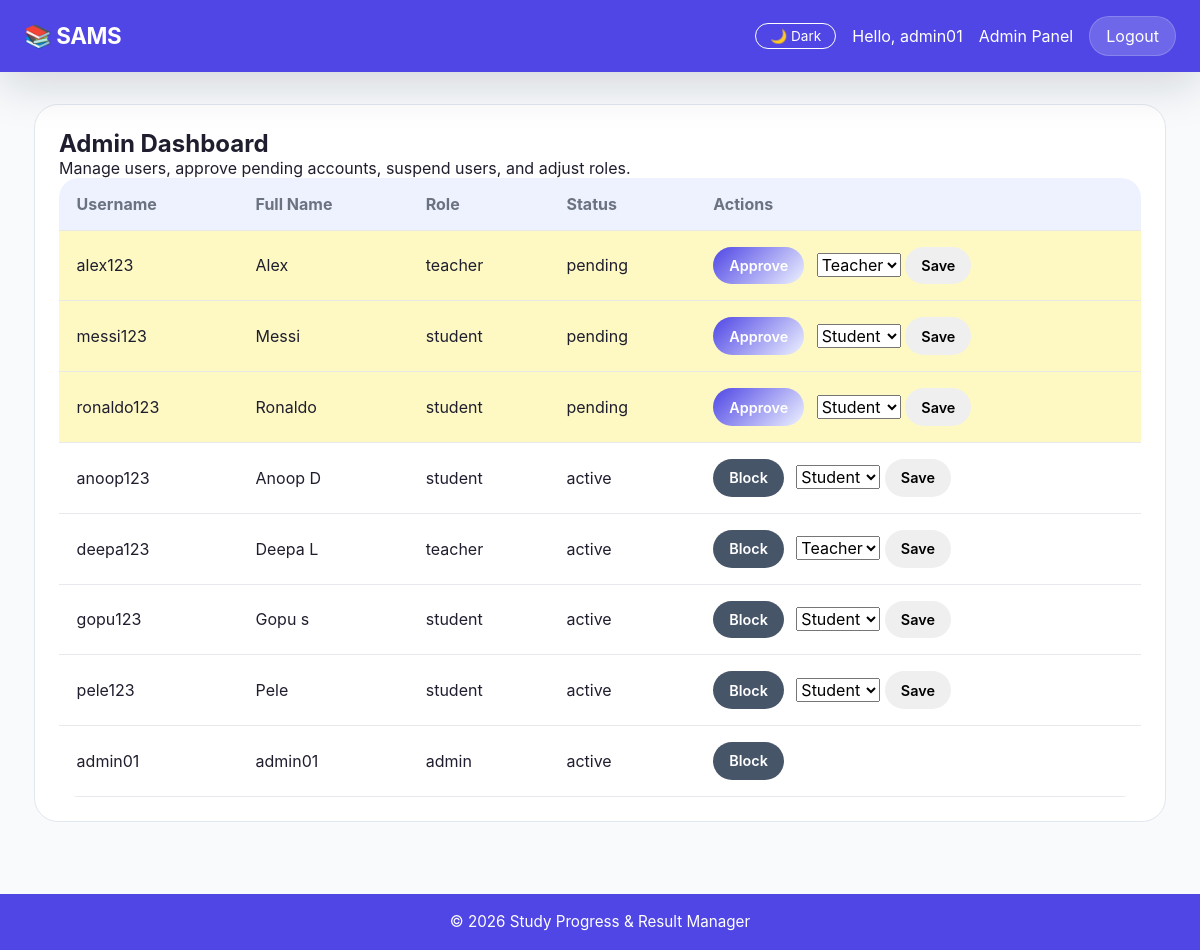
/admin (signed in), run on an earlier commit of the app's database.
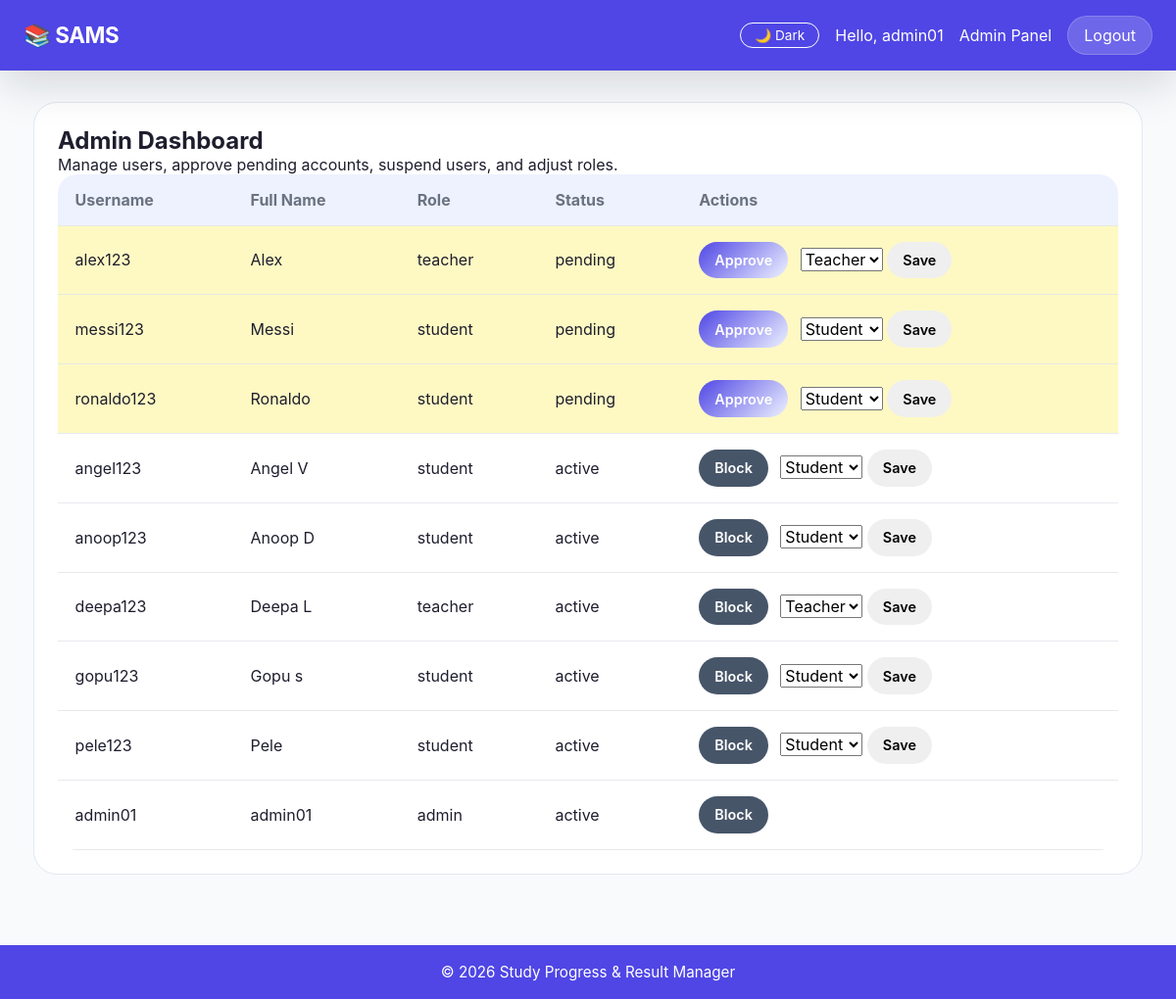
And on a later commit of the database.
### tables this page shows
CREATE TABLE "users" (
                id INTEGER PRIMARY KEY AUTOINCREMENT,
                username TEXT UNIQUE NOT NULL,
                password TEXT NOT NULL,
                role TEXT NOT NULL CHECK(role IN ('teacher', 'student', 'admin')),
                full_name TEXT NOT NULL,
                status TEXT NOT NULL CHECK(status IN ('pending', 'active', 'blocked')) DEFAULT 'pending',
                department TEXT,
                created_at TIMESTAMP DEFAULT CURRENT_TIMESTAMP
            , theme VARCHAR(10) DEFAULT 'light');

### app.py (the view)
@app.route('/admin')
@login_required
@admin_required
def admin_dashboard():
    conn = get_db_connection()
    users = conn.execute('''
        SELECT * FROM users
        ORDER BY CASE status WHEN 'pending' THEN 0 WHEN 'active' THEN 1 WHEN 'blocked' THEN 2 ELSE 3 END, full_name
    ''').fetchall()
    conn.close()
    return render_template('admin_dashboard.html', users=users)

### app.py (called while the page is built)
def login_required(f):
    @wraps(f)
    def decorated_function(*args, **kwargs):
        if 'user_id' not in session:
            flash('Please log in to access this page.', 'error')
            return redirect(url_for('login'))
        return f(*args, **kwargs)
    return decorated_function

def admin_required(f):
    @wraps(f)
    def decorated_function(*args, **kwargs):
        if session.get('role') != 'admin':
            flash('Access denied', 'error')
            return redirect(url_for('home'))
        return f(*args, **kwargs)
    return decorated_function

@app.context_processor
def inject_current_user():
    return {'current_user': CurrentUser(session)}

    @property
    def is_authenticated(self):
        return bool(self.id)

### database.py (called while the page is built)
def get_db_connection():
    conn = sqlite3.connect(DATABASE)
    conn.row_factory = sqlite3.Row  # This lets us access columns by name
    return conn

### templates/admin_dashboard.html (shortened to what this page needs)
{% extends 'base.html' %}
{% block content %}
<div class="card">
    <h2>Admin Dashboard</h2>
    <p>Manage users, approve pending accounts, suspend users, and adjust roles.</p>
    <table class="data-table">
        <thead>
            <tr>
                <th>Username</th>
                <th>Full Name</th>
                <th>Role</th>
                <th>Status</th>
                <th>Actions</th>
            </tr>
        </thead>
        <tbody>
            {% for user in users %}
                <tr class="{% if user['status'] == 'pending' %}pending-row{% elif user['status'] == 'blocked' %}blocked-row{% endif %}">
                    <td>{{ user['username'] }}</td>
                    <td>{{ user['full_name'] }}</td>
                    <td>{{ user['role'] }}</td>
                    <td>{{ user['status'] }}</td>
                    <td>
                        {% if user['status'] == 'pending' %}
                            <form method="POST" action="{{ url_for('admin_approve', user_id=user['id']) }}" style="display:inline-block; margin-right:0.5rem;">
                                <button type="submit" class="btn btn-small btn-primary">Approve</button>
                            </form>
                        {% elif user['status'] == 'active' %}
                            <form method="POST" action="{{ url_for('admin_block', user_id=user['id']) }}" style="display:inline-block; margin-right:0.5rem;">
                                <button type="submit" class="btn btn-small btn-secondary">Block</button>
                            </form>
                        {% elif user['status'] == 'blocked' %}
                            <form method="POST" action="{{ url_for('admin_approve', user_id=user['id']) }}" style="display:inline-block; margin-right:0.5rem;">
                                <button type="submit" class="btn btn-small btn-primary">Unblock</button>
                            </form>
                        {% endif %}
                        {% if user['role'] != 'admin' %}
                            <form method="POST" action="{{ url_for('admin_set_role', user_id=user['id']) }}" style="display:inline-block; vertical-align: top;">
                                <select name="role">
                                    <option value="student" {% if user['role'] == 'student' %}selected{% endif %}>Student</option>
                                    <option value="teacher" {% if user['role'] == 'teacher' %}selected{% endif %}>Teacher</option>
                                </select>
                                <button type="submit" class="btn btn-small">Save</button>
                            </form>
                        {% endif %}
                    </td>
                </tr>
            {% endfor %}
        </tbody>
    </table>
</div>
{% endblock %}

### templates/base.html (shortened to what this page needs)
<!DOCTYPE html>
<html lang="en">
<head>
    <link rel="stylesheet" href="{{ url_for('static', filename='style.css') }}">
</head>
<body class="{{ current_user.theme if current_user.is_authenticated else 'light' }}">
    <nav class="navbar">
        <div class="nav-brand">
            <a href="{{ url_for('home') }}">📚 SAMS</a>
        </div>
        <div class="nav-links">
            {% if current_user.is_authenticated %}
                <form action="{{ url_for('toggle_theme') }}" method="POST" style="display:inline;">
                  <button type="submit" class="theme-toggle">
                    {% if current_user.theme == 'dark' %}☀️ Light{% else %}🌙 Dark{% endif %}
                  </button>
                </form>
                <span class="welcome-text">Hello, {{ session.get('full_name') }}</span>
                {% if session.get('role') == 'teacher' %}
                    <a href="{{ url_for('teacher_dashboard') }}">Dashboard</a>
                    <a href="{{ url_for('enter_marks') }}">Enter Marks</a>
                    <a href="{{ url_for('assign_task') }}">Assign Task</a>
                {% elif session.get('role') == 'student' %}
                    <a href="{{ url_for('student_dashboard') }}">Dashboard</a>
                    <a href="{{ url_for('add_study_log') }}">Log Study</a>
                    <a href="{{ url_for('view_results') }}">My Results</a>
                {% elif session.get('role') == 'admin' %}
                    <a href="{{ url_for('admin_dashboard') }}">Admin Panel</a>
                {% endif %}
                <a href="{{ url_for('logout') }}" class="btn-logout">Logout</a>
            {% else %}
                <a href="{{ url_for('login') }}">Login</a>
                <a href="{{ url_for('register') }}">Register</a>
            {% endif %}
        </div>
    </nav>
    <main class="container">
        {% block content %}{% endblock %}
    </main>
    <footer>
        <p>&copy; 2026 Study Progress & Result Manager</p>
    </footer>
</body>
</html>

### static/style.css (style rules this page uses)
* { margin: 0; padding: 0; box-sizing: border-box; }
:root { --bg: #f8fafc; --card-bg: #ffffff; --text: #1e1e2e; --text-muted: #6b7280; --border: #e2e8f0; --primary: #4f46e5; --primary-light: #eef2ff; --navbar-bg: #4f46e5; --navbar-text: #ffffff; --input-bg: #ffffff; --input-border: #d1d5db; --table-header-bg: #eef2ff; --table-row-hover: #f1f5f9; --shadow: rgba(0, 0, 0, 0.08); --flash-success-bg: #dcfce7; --flash-success-text: #166534; --flash-success-border: #d1fae5; --flash-danger-bg: #fee2e2; --flash-danger-text: #991b1b; --flash-danger-border: #fecaca; --flash-info-bg: #dbeafe; --flash-info-text: #1e40af; --flash-warning-bg: #fef9c3; --flash-warning-text: #854d0e; --badge-pass-bg: #dcfce7; --badge-pass-text: #166534; --badge-fail-bg: #fee2e2; --badge-fail-text: #991b1b; --progress-bg: #e2e8f0; --progress-fill: #4f46e5; --streak-color: #4f46e5; --auth-brand-bg: #4f46e5; --auth-brand-text: #ffffff; --row-gold: #fef9c3; --danger: #ef4444; --row-silver: #f1f5f9; --row-bronze: #ffedd5; --surface: var(--card-bg); --surface-alt: #f8fafc; --secondary: #475569; --surface-border: rgba(229, 231, 235, 0.9); --navbar-border: rgba(255, 255, 255, 0.18); --focus-ring: rgba(99, 102, 241, 0.12); --grade-a: #16a34a; --grade-b: #15803d; --grade-c: #d97706; --grade-d: #ea580c; }
body, .card, .navbar, input, select, textarea, table, .btn, .flash, .badge { transition: background-color 0.3s ease, color 0.3s ease, border-color 0.3s ease; }
body { font-family: 'Inter', system-ui, -apple-system, BlinkMacSystemFont, 'Segoe UI', sans-serif; background: linear-gradient(180deg, var(--bg) 0%, var(--surface-alt) 100%); color: var(--text); min-height: 100vh; display: flex; flex-direction: column; }
a { color: inherit; text-decoration: none; }
button, input, select, textarea { font: inherit; }
.navbar { background: var(--navbar-bg); color: var(--navbar-text); padding: 1rem 1.5rem; display: flex; justify-content: space-between; align-items: center; gap: 1rem; position: sticky; top: 0; z-index: 20; box-shadow: 0 14px 45px rgba(15, 23, 42, 0.15); }
.nav-brand a { font-size: 1.4rem; font-weight: 700; letter-spacing: -0.02em; color: var(--auth-brand-text); }
.nav-links { display: flex; align-items: center; gap: 1rem; flex-wrap: wrap; }
.nav-links a, .btn-logout { color: var(--navbar-text); transition: opacity 0.2s ease, transform 0.2s ease; }
.btn-logout { background: var(--navbar-border); padding: 0.55rem 1rem; border-radius: 999px; border: 1px solid var(--navbar-border); }
.container { max-width: 1180px; width: 100%; margin: 0 auto; padding: 2rem 1.5rem 3rem; flex: 1; }
.btn { display: inline-flex; align-items: center; justify-content: center; padding: 0.9rem 1.6rem; border-radius: 999px; font-weight: 600; border: none; cursor: pointer; transition: transform 0.22s ease, box-shadow 0.22s ease, background-color 0.22s ease; }
.btn-primary { background: linear-gradient(135deg, var(--primary) 0%, var(--primary-light) 100%); color: var(--navbar-text); }
.btn-secondary { background: var(--secondary); color: var(--navbar-text); }
.btn-small { padding: 0.65rem 1rem; font-size: 0.9rem; }
.theme-toggle { background: transparent; border: 1px solid var(--navbar-text); border-radius: 20px; padding: 4px 14px; color: var(--navbar-text); font-size: 0.85rem; cursor: pointer; transition: background-color 0.2s ease, color 0.2s ease; }
.card { background: var(--surface); padding: 1.5rem; border-radius: 24px; margin-bottom: 1.5rem; box-shadow: var(--shadow); border: 1px solid var(--border); }
.data-table { width: 100%; border-collapse: collapse; background: var(--surface); border-radius: 20px; overflow: hidden; box-shadow: var(--shadow); }
.data-table th, .data-table td { padding: 1rem 1.1rem; text-align: left; border-bottom: 1px solid var(--surface-border); }
.data-table th { background: var(--table-header-bg); font-weight: 700; color: var(--text-muted); }
.pending-row { background: var(--row-gold); }
footer { background: var(--navbar-bg); color: var(--navbar-text); text-align: center; padding: 1.15rem; margin-top: auto; }
footer p { font-size: 0.95rem; }

What changed in the data, as far as the page shows it:
added users: username "angel123", full_name "Angel V", role "student", status "active", role "Student"
